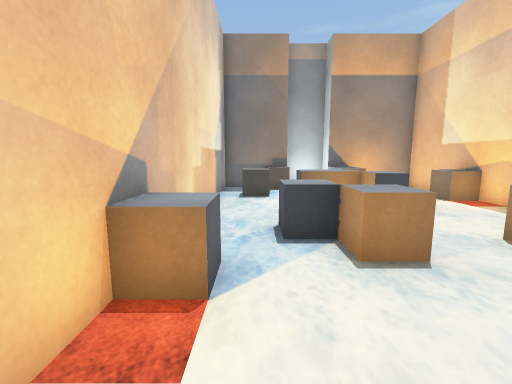
[1] (above)

16 first-person views from a walk through a Unity game level. The camera is 1.5 m above the floor, tilts 8° down and sees 90° across. The floor is counted in squares, 1 m on a side. Each view is taken from the middle of a square. On the plan, view 1 faces up. The plan holds only what a view shows up to about 13 squares ahead; the rest is blank. The player is left out. Some surface patterns are stand-ins.

[2]
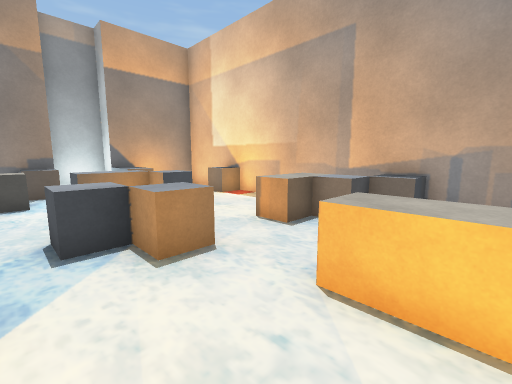

[3]
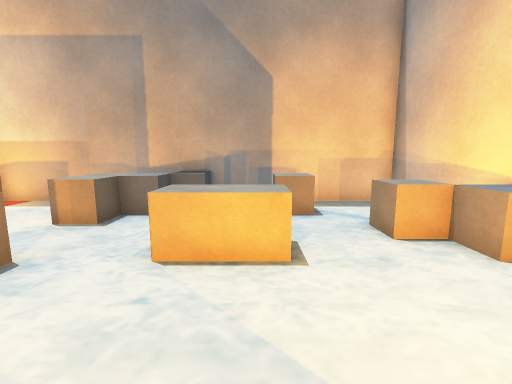

[4]
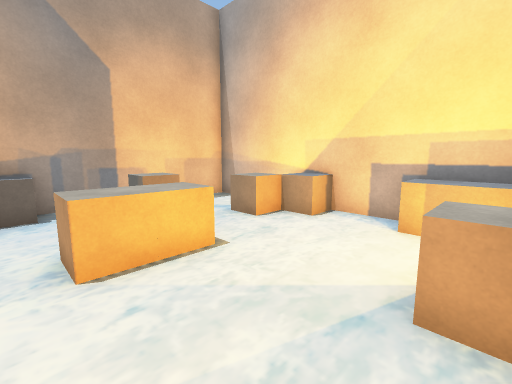

[5]
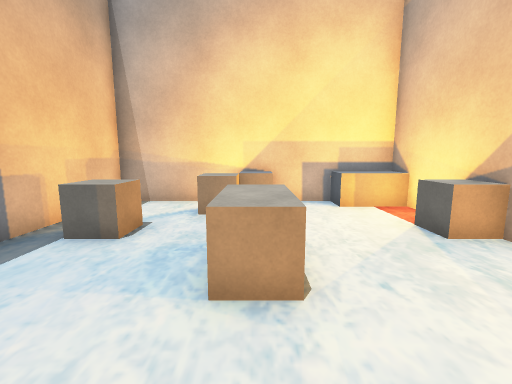

[6]
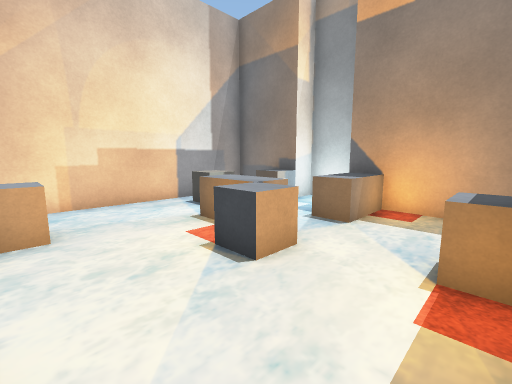

[7]
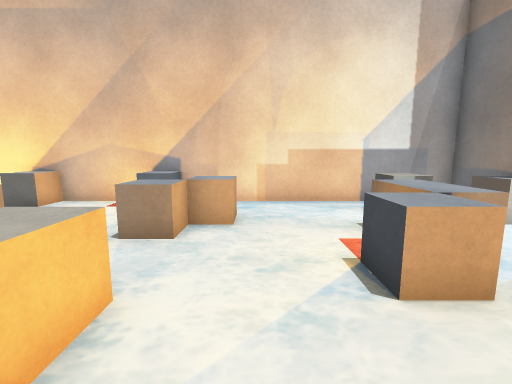

[8]
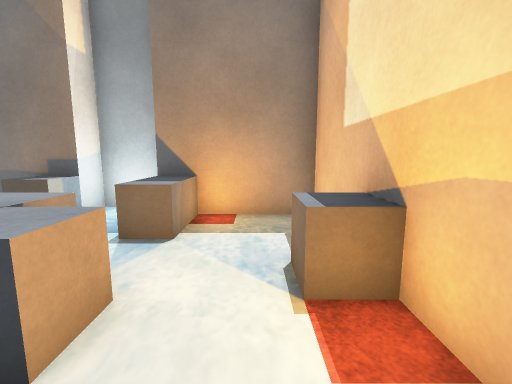

[9]
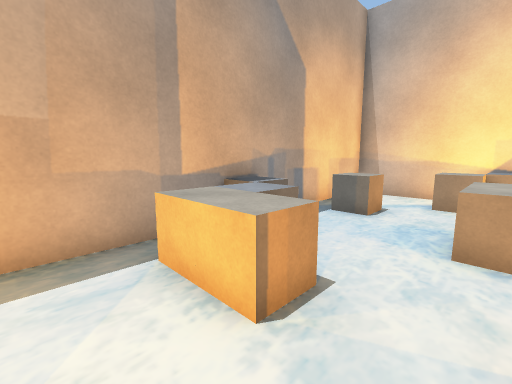

[10]
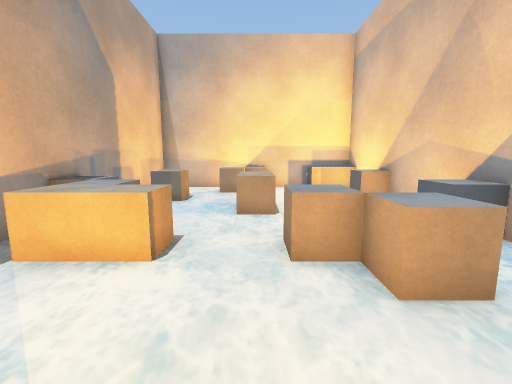

[11]
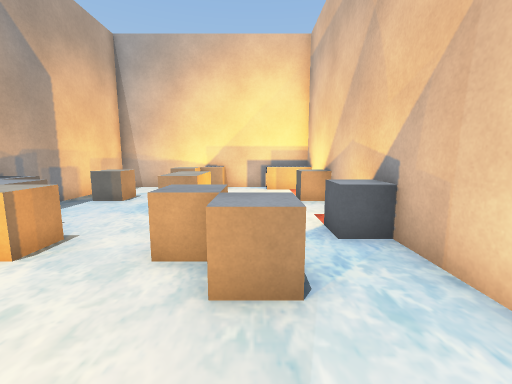

[12]
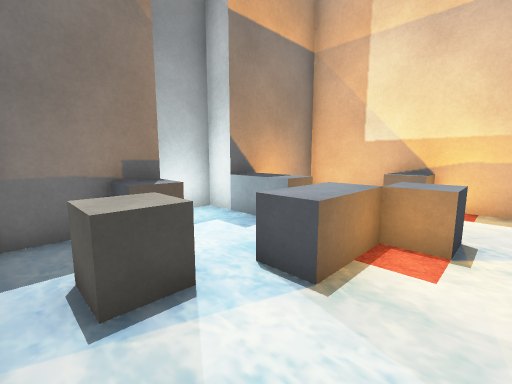

[13]
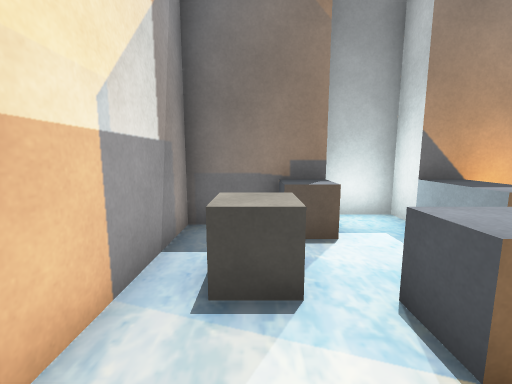

[14]
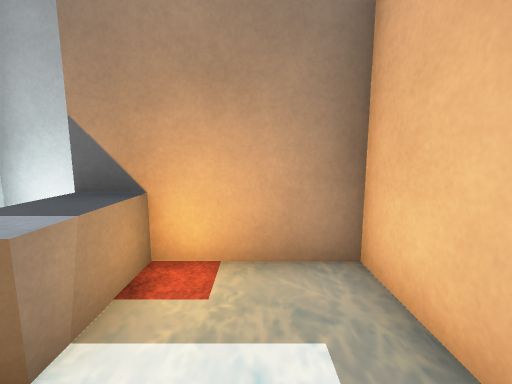

[15]
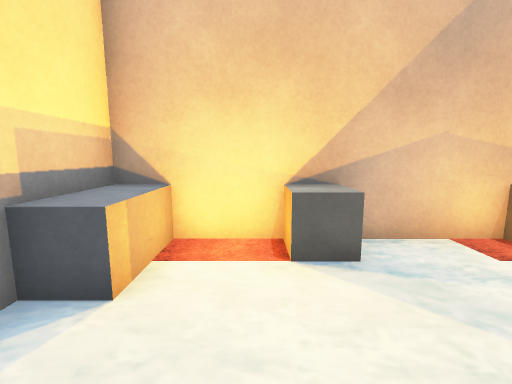

[16]
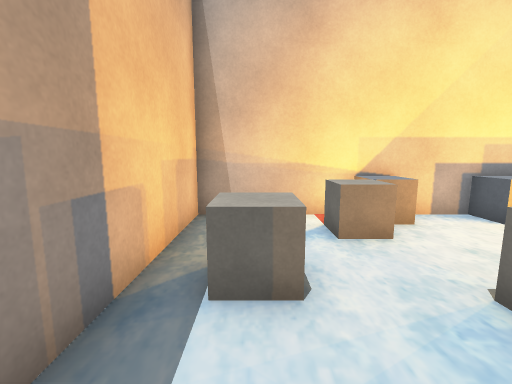

### Floor plan
Points are (right, up) in squares from view 1. A wall is a line through its corners. A room is listed if a view was taken in it or the views show most of it. See-through windows are left out.
Room 1 (views 1, 2, 3, 4, 5, 6, 7, 8, 9, 10, 11, 12, 13, 14, 15, 16)
walls: (3.5, 12.5) (3.5, 13.5) (1.5, 13.5) (1.5, 12.5) (-1.5, 12.5) (-1.5, -4.5) (7.5, -4.5) (7.5, 12.5) (3.5, 12.5)
objects: other object (-1, -4); other object (-1, -1); other object (-1, 3); other object (0, -4); other object (0, 10); other object (1, 5); other object (1, 12); other object (2, 4); other object (2, 9); other object (3, -4); other object (3, 0); other object (3, 1); other object (3, 9); other object (4, -3); other object (4, 8); other object (4, 11); other object (4, 12); other object (5, 4); other object (6, -1); other object (6, 3); other object (6, 4); other object (7, 2); other object (7, 9)

Where each view was taken, in squares from view 1:
view 1: 0 up, 0 right, facing up
view 2: 0 up, 0 right, facing up-right
view 3: 0 up, 1 left, facing right
view 4: 2 up, 1 left, facing down-right
view 5: 4 up, 3 right, facing down
view 6: 5 up, 7 right, facing up-left
view 7: 6 up, 7 right, facing left
view 8: 6 up, 6 right, facing up
view 9: 6 up, 3 right, facing down-right
view 10: 8 up, 3 right, facing down
view 11: 8 up, 1 right, facing down
view 12: 7 up, 1 left, facing up-right
view 13: 7 up, 0 right, facing up
view 14: 9 up, 6 right, facing up
view 15: 2 down, 3 right, facing left
view 16: 2 up, 6 right, facing down
